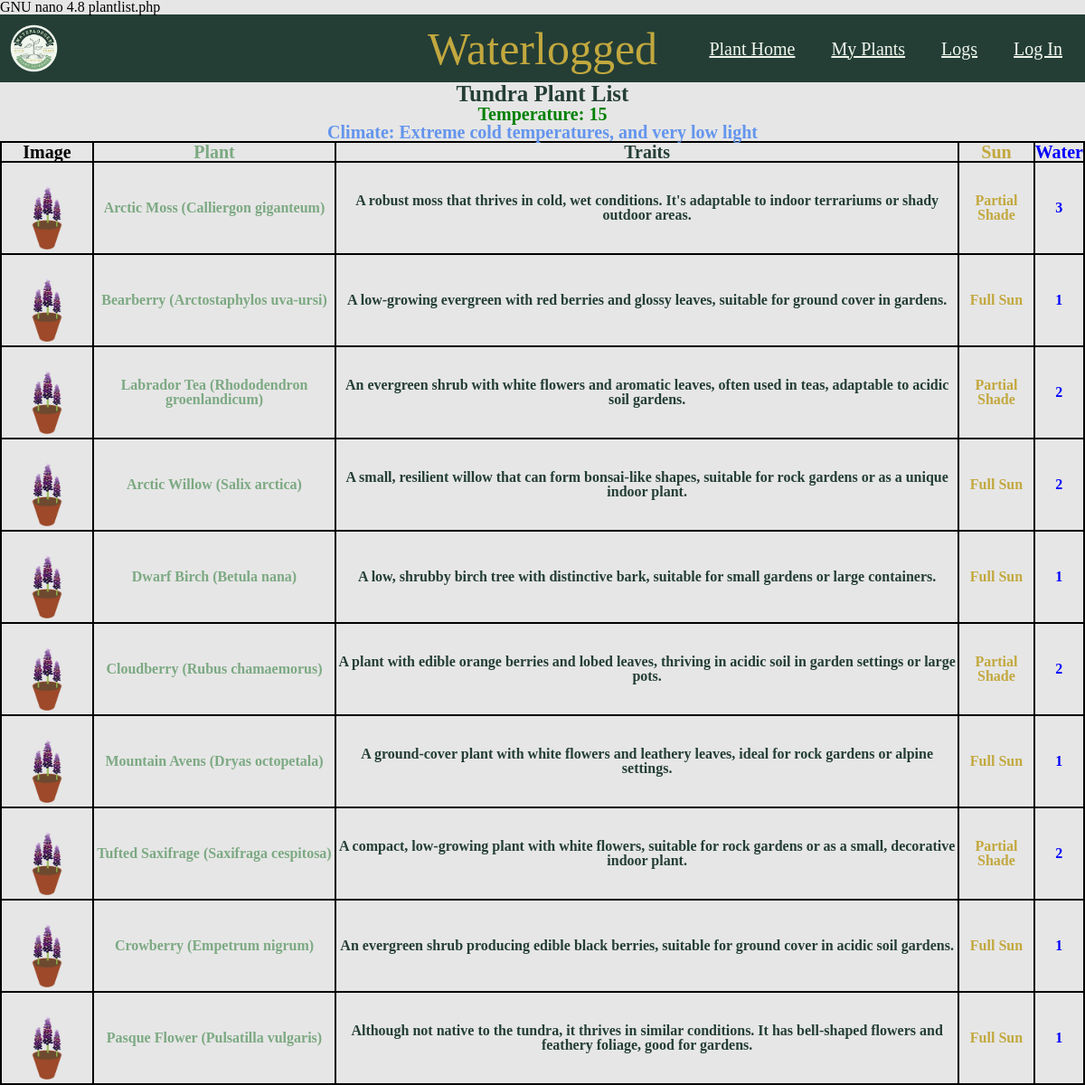
The app's page /html/plantlist.php?location_id=4 with its own data.
### tables this page shows
CREATE TABLE `locations` (
  `id` int NOT NULL,
  `name` varchar(255) DEFAULT NULL,
  `temperature` int DEFAULT NULL,
  `climate` varchar(255) DEFAULT NULL,
  PRIMARY KEY (`id`)
);

CREATE TABLE images (
    plant_id INT NULL,
    location_id INT NULL,
    path VARCHAR(255) NOT NULL,
    CONSTRAINT fk_plant FOREIGN KEY (plant_id) REFERENCES plants(id),
    CONSTRAINT fk_location FOREIGN KEY (location_id) REFERENCES locations(id),
    CONSTRAINT chk_images CHECK ((plant_id IS NOT NULL AND location_id IS NULL) OR (plant_id IS NULL AND location_id IS NOT NULL))
);

CREATE TABLE `plants` (
  `id` int NOT NULL,
  `name` varchar(225) DEFAULT NULL,
  `traits` mediumtext DEFAULT NULL,
  `sun` varchar(255) DEFAULT NULL,
  `water_freq_weekly` varchar(255) DEFAULT NULL,
  `location_id` int,  
  PRIMARY KEY (`id`),
  CONSTRAINT `location_id_fk` FOREIGN KEY (`location_id`) REFERENCES `locations` (`id`)  
  );

### html/plantlist.php (the view, shortened to what this page needs)
<?php
    $servername = "localhost";
    $username = "cof";
    $password = "cOwmoo1324!";
    $dbname = "waterlogged";
    $conn = new mysqli($servername, $username, $password, $dbname);
    $location_id = 0;
    $locationName = "";
    $locationTemperature = "";
    $locationClimate = "";
    if (isset($_GET['location_id']) && is_numeric($_GET['location_id'])) {
        $location_id = $conn->real_escape_string($_GET['location_id']);
    }
    $sql = "SELECT
    l.id as location_id,
    l.name as location_name,
    l.temperature,
    l.climate,
    p.id,
    p.name,
    p.traits,
    p.sun,
    p.water_freq_weekly,
    images.path
    FROM plants as p
    join images on p.id = images.plant_id
    join locations as l on p.location_id = l.id
    where p.location_id = $location_id;";
    $result = $conn->query($sql);
    if ($result->num_rows > 0) {
        $firstRow = $result->fetch_assoc();
        $locationName = $firstRow["location_name"];
        $locationTemperature = $firstRow["temperature"];
        $locationClimate = $firstRow["climate"];
        $result->data_seek(0);
    }
?>
<!DOCTYPE html>
<html lang="en">
<head>
    <link rel="stylesheet" href="../css/mainStyle.css" />
</head>
<body>
    <nav class="nav-links">
        <div class="logo">
        <a href="../index.php">
            <img src="../images/Waterlogged_Logo.png" alt="Waterlogged Logo" id="logo"/>
                </a>
        </div>
        <div class="please"style="position: absolute; left: 50%; transform: translateX(-50%);">Waterlogged</div>
        <ul>
            <li><a href="../index.php">Plant Home</a></li>
            <li><a href="./myPlants.php">My Plants</a></li>
            <li><a href="./logs.php">Logs</a></li>
            <li><a href="./users.php">Log In</a></li>
        </ul>
    </nav>
    <div class ="header-plant-list">
    <h1 class="top-header-PL"><?php echo htmlspecialchars($locationName); ?> Plant List</h1>
    <p class="temperature">Temperature: <?php echo htmlspecialchars($locationTemperature); ?></p>
    <p class="climate">Climate: <?php echo htmlspecialchars($locationClimate); ?></p>
</div>
    <table style=" table-layout: fixed;">
    <tr>
        <th style="border: 2px solid black;color:light green;font-weight:bold;font-size: 20px;">Image</th>
        <th style="border: 2px solid black;color:#7CA982;font-weight:bold;font-size: 20px;">Plant</th>
        <th style="border: 2px solid black;color:#243E36;;font-weight:bold;font-size: 20px;">Traits</th>
        <th style="border: 2px solid black;color:#C2A83E;font-weight:bold;font-size: 20px;">Sun</th>
        <th style="border: 2px solid black;color:blue;font-weight:bold;font-size: 20px;">Water</th>
    </tr>
    <?php if ($result->num_rows > 0): ?>
            <?php while($row = $result->fetch_assoc()): ?>
                <tr>
                    <td style='border: 2px solid black;'>
                        <img src="../<?php echo htmlspecialchars($row['path']); ?>" alt="<?php echo htmlspecialchars($row['name']); ?>" style="width:100px;height:auto;">
                    </td>
                    <td style='border: 2px solid black;color:#7CA982;font-weight:bold;'><?php echo htmlspecialchars($row["name"]); ?></td>
                    <td style='border: 2px solid black;color:#243E36;font-weight:bold;'><?php echo htmlspecialchars($row["traits"]); ?></td>
                    <td style='border: 2px solid black;color:#C2A83E;font-weight:bold;'><?php echo htmlspecialchars($row["sun"]); ?></td>
                    <td style='border: 2px solid black;color:blue;font-weight:bold;'><?php echo htmlspecialchars($row["water_freq_weekly"]); ?></td>
                </tr>
            <?php endwhile; ?>
        <?php else: ?>
            <tr><td colspan='5' style='border: 2px solid black;'>0 results</td></tr>
        <?php endif; ?>
    </table>
</body>
</html>

### css/mainStyle.css (style rules this page uses)
html, body, div, span, applet, object, iframe, h1, h2, h3, h4, h5, h6, p, blockquote, pre, a, abbr, acronym, address, big, cite, code, del, dfn, em, img, ins, kbd, q, s, samp, small, strike, strong, sub, sup, tt, var, b, u, i, center, dl, dt, dd, ol, ul, li, fieldset, form, label, legend, table, caption, tbody, tfoot, thead, tr, th, td, article, aside, canvas, details, embed, figure, figcaption, footer, header, hgroup, menu, nav, output, ruby, section, summary, time, mark, audio, video { margin: 0; padding: 0; border: 0; font-size: 100%; font: inherit; vertical-align: baseline; }
article, aside, details, figcaption, figure, footer, header, hgroup, menu, nav, section { display: block; }
body { line-height: 1; }
ol, ul { list-style: none; }
table { border-collapse: collapse; border-spacing: 0; }
* { margin: 0; padding: 0; }
body { background-color: #e6e6e6; }
.please { font-size: 50px; color: #c2a83e; }
nav { display: flex; justify-content: space-between; align-items: center; background-color: #243e36; }
.nav-links { display: flex; list-style: none; font-size: 20px; }
.nav-links li { display: inline-block; padding-right: 25px; margin-left: 10px; }
.nav-links a { color: #f1f7ed; }
#logo { height: 75px; }
.header-plant-list { text-align: center; }
.top-header-PL { color: #243e36; font-weight: bold; font-size: 25px; }
.temperature { color: green; font-weight: bold; font-size: 20px; }
.climate { color: cornflowerblue; font-weight: bold; font-size: 20px; }
td, th { text-align: center; vertical-align: middle; }

### records on screen
locations: name "Tundra", temperature "15", climate "Extreme cold temperatures, and very low light"
images: path (picture), plant.name "Arctic Moss (Calliergon giganteum)", plant.traits "A robust moss that thrives in cold, wet conditions. It's adaptable to indoor terrariums or shady outdoor areas.", plant.sun "Partial Shade", plant.water_freq_weekly "3"
images: path (picture), plant.name "Bearberry (Arctostaphylos uva-ursi)", plant.traits "A low-growing evergreen with red berries and glossy leaves, suitable for ground cover in gardens.", plant.sun "Full Sun", plant.water_freq_weekly "1"
images: path (picture), plant.name "Labrador Tea (Rhododendron groenlandicum)", plant.traits "An evergreen shrub with white flowers and aromatic leaves, often used in teas, adaptable to acidic soil gardens.", plant.sun "Partial Shade", plant.water_freq_weekly "2"
images: path (picture), plant.name "Arctic Willow (Salix arctica)", plant.traits "A small, resilient willow that can form bonsai-like shapes, suitable for rock gardens or as a unique indoor plant.", plant.sun "Full Sun", plant.water_freq_weekly "2"
images: path (picture), plant.name "Dwarf Birch (Betula nana)", plant.traits "A low, shrubby birch tree with distinctive bark, suitable for small gardens or large containers.", plant.sun "Full Sun", plant.water_freq_weekly "1"
images: path (picture), plant.name "Cloudberry (Rubus chamaemorus)", plant.traits "A plant with edible orange berries and lobed leaves, thriving in acidic soil in garden settings or large pots.", plant.sun "Partial Shade", plant.water_freq_weekly "2"
images: path (picture), plant.name "Mountain Avens (Dryas octopetala)", plant.traits "A ground-cover plant with white flowers and leathery leaves, ideal for rock gardens or alpine settings.", plant.sun "Full Sun", plant.water_freq_weekly "1"
images: path (picture), plant.name "Tufted Saxifrage (Saxifraga cespitosa)", plant.traits "A compact, low-growing plant with white flowers, suitable for rock gardens or as a small, decorative indoor plant.", plant.sun "Partial Shade", plant.water_freq_weekly "2"
images: path (picture), plant.name "Crowberry (Empetrum nigrum)", plant.traits "An evergreen shrub producing edible black berries, suitable for ground cover in acidic soil gardens.", plant.sun "Full Sun", plant.water_freq_weekly "1"
images: path (picture), plant.name "Pasque Flower (Pulsatilla vulgaris)", plant.traits "Although not native to the tundra, it thrives in similar conditions. It has bell-shaped flowers and feathery foliage, good for gardens.", plant.sun "Full Sun", plant.water_freq_weekly "1"
